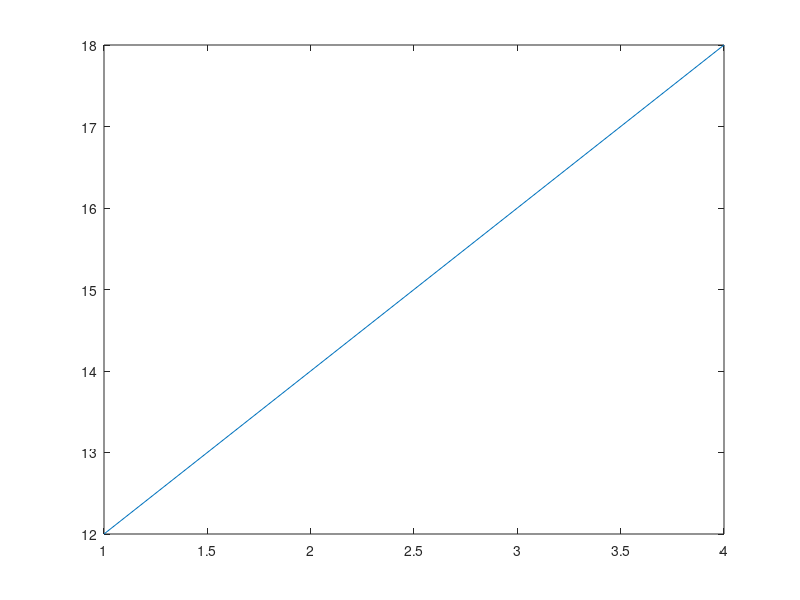
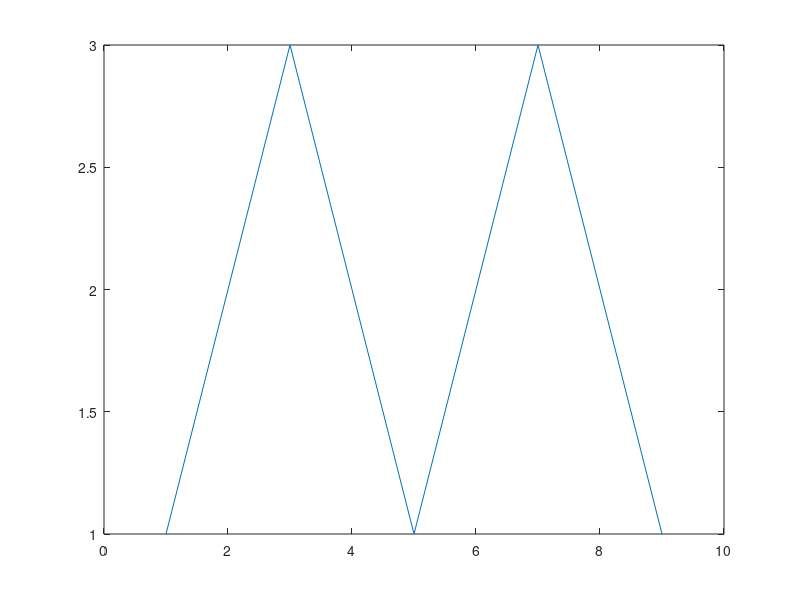
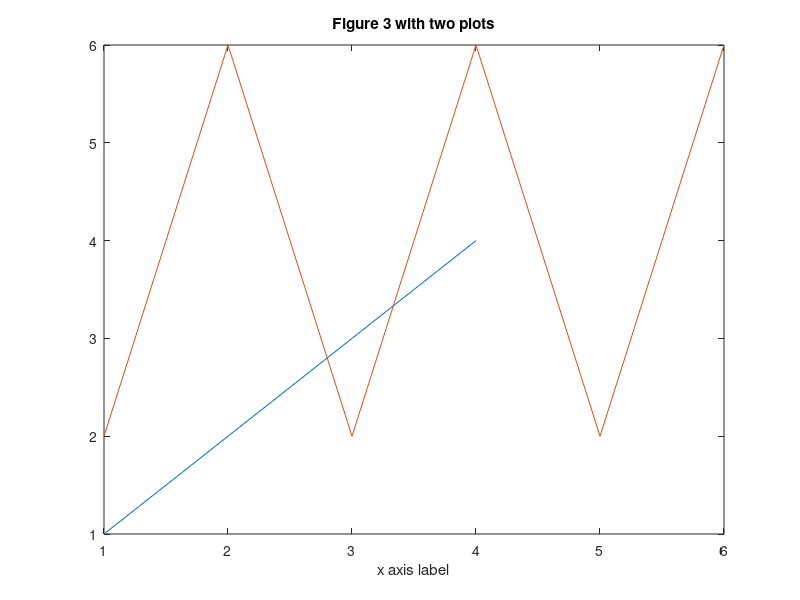

The MATLAB source for these figures, in order:
%% Basics

%% Comment block
% This is a comment

%% The following statement declares a variable, x, and assigns it the
% primitave value (double) of 5.71
% Note: MATLAB is a loosely or weakly-typed language, so you do not have to
% declare a variable type
x = 5.71;

%% This statement displays the value of x to the command window. Similar to
% printf. 
disp(x);

%% The following declares a variable, A, and assigns it to an Array of 4
% values, 6, 7, 8, 9
A = [6 7 8 9];
disp("The contents of variable A are:");
disp(A);

% You can access an element (matlab is 1 indexed), using the following:
disp("The first item in array A: ");
v = A(1);
disp(v);

% Scale all values in an array
disp("A scaled:");
A = A * 2;
disp(A);

% Get a range of values
disp("Range of value");
disp(A(1:2))

% Sum two arrays
disp("Sum two arrays");
disp([1,2,3,4] + [5,5,5,5])

%% This command closes all open/previously opened figures
close all

%% Create a figure instance. If you want multiple windows/plots, you must
% create a figure for each.
% There is a default figure. If plot is called before creating a figure, it
% will use a default figure

f1 = figure;

%% Create and display a plot of A with all default settings. It will open a
% new window
plot(A);


%% Create a new figure, also sets the current figure to f2
f2 = figure;

% Create a new array B
B = [1,2,3,2,1,2,3,2,1];
% plot will now use the current figure (f2)
plot(B);

% You can plot multiple arrays on the same figure using "hold on"
f3 = figure;

plot([1,2,3,4]);

% Merge the next plot on the current figure. If you dont use "hold on" it
% will completly over write the previous plot 
hold on

plot([2,6,2,6,2,6]);

% You can also set labels and titles of the current figure
xlabel('y axis label');
xlabel('x axis label');
title('Figure 3 with two plots');
